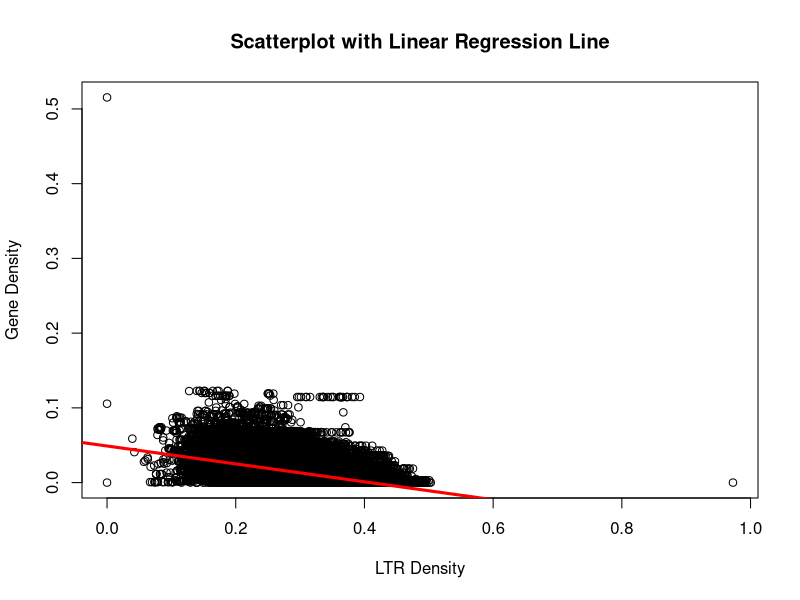
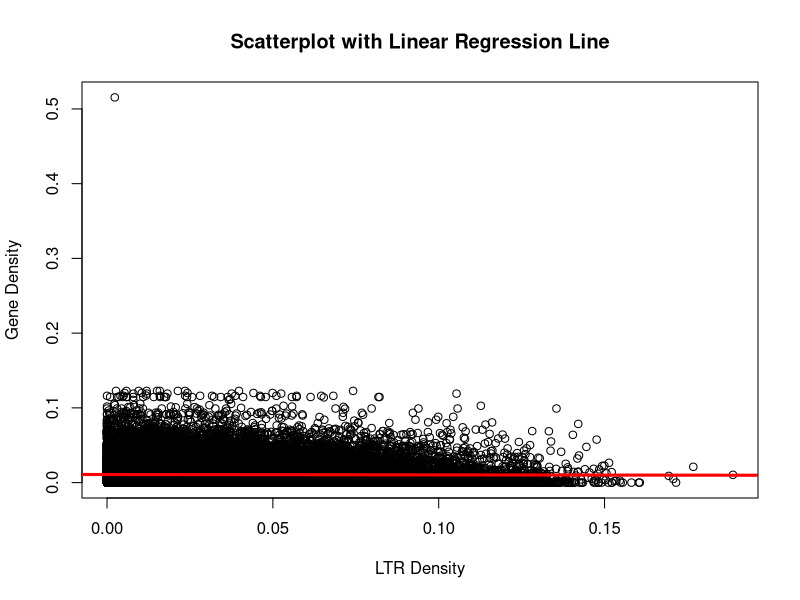

Write R code to recreate these figures, in order.
## ---- chunk 1
library(ggplot2)
library(tidyverse)
library(ggfortify)
## ---- chunk 2
gene_density <- read.csv('geneDensity.csv')
ltr_density <- read.csv('ltrDensity.csv')
ltr_age <- read.csv('ltrAge.csv')
## ---- chunk 3
# Doing a linear regression model of gene density against ltr density!
density_lm <- lm(gene_density$density ~ ltr_density$density)
summary(density_lm)

# Plotting!
plot(ltr_density$density, gene_density$density,
    xlab = "LTR Density", ylab = "Gene Density",
    main = "Scatterplot with Linear Regression Line")

abline(density_lm, col = "red", lwd = 3)
## ---- chunk 4
# As the gene density dataset is larger than the ltr age dataset, am subsetting the gene density dataset to equal the same length as the ltr age dataset
# Running a linear model of gene density against ltr age
age_lm <- lm(gene_density$density[1:42340] ~ ltr_age$K2P[1:42340])
summary(age_lm)

# Plotting!
plot(ltr_age$K2P[1:42340], gene_density$density[1:42340],
    xlab = "LTR Density", ylab = "Gene Density",
    main = "Scatterplot with Linear Regression Line")

abline(age_lm, col = "red", lwd = 3)
